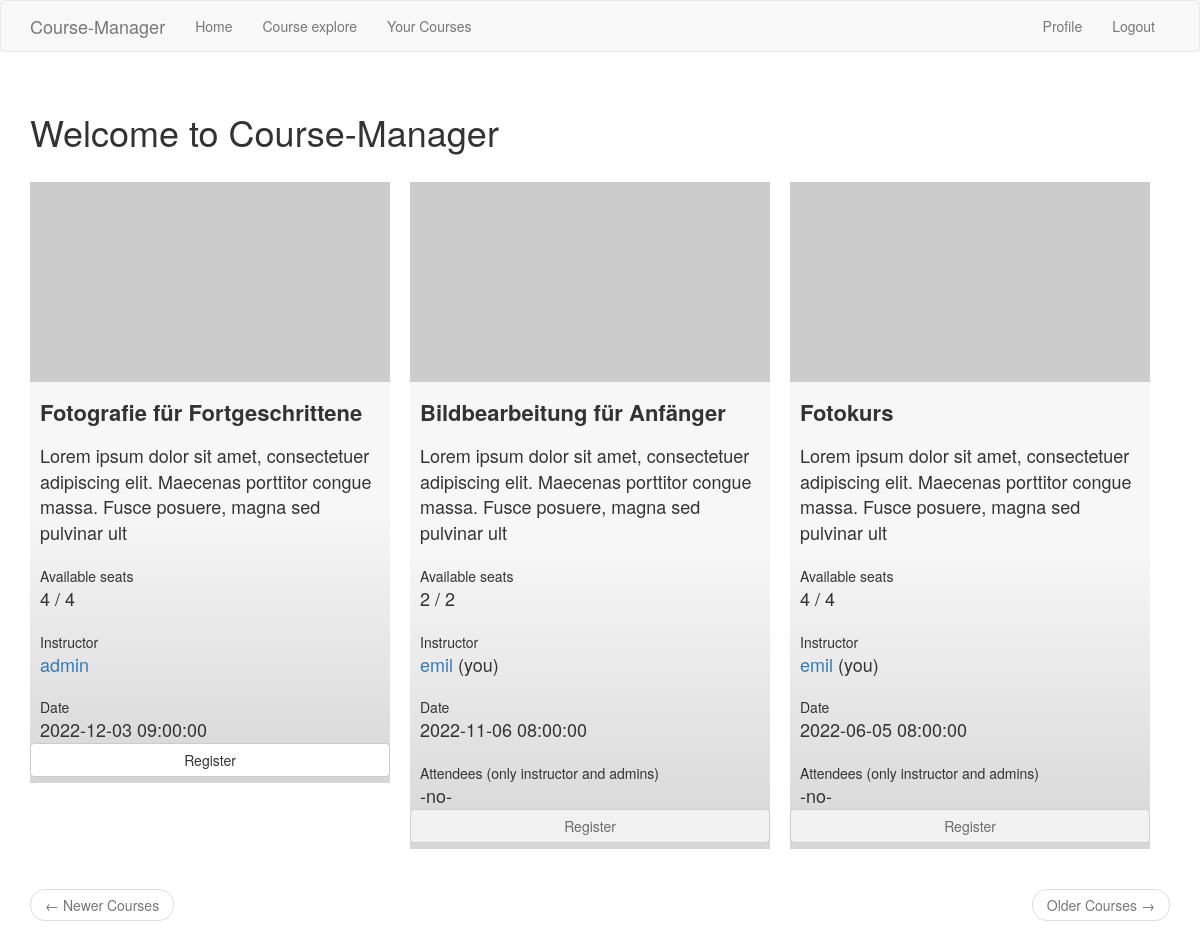
The page /index (signed in) on the database its author committed.
### app/models.py (models this page shows, shortened)
class Course(db.Model):
    id = db.Column(db.Integer, primary_key=True)
    title = db.Column(db.String(64))
    description = db.Column(db.String(128))
    seats = db.Column(db.Integer)
    date = db.Column(db.DateTime, default=datetime.utcnow)
    visible = db.Column(db.Integer)
    instructor_id = db.Column(db.Integer, db.ForeignKey('user.id'))
    registrated = db.relationship(
        'User', secondary=attendees,
        primaryjoin=(attendees.c.course_id == id),
        secondaryjoin=(attendees.c.attendee_id == User.id),
        backref=db.backref('course_attendees', lazy='dynamic'), lazy='dynamic')
    def available_seats(self):
        return self.seats - self.registrated.count()
    def is_registered(self, user):
        return self.registrated.filter(
            attendees.c.course_id == self.id).filter(attendees.c.attendee_id == user.id).count() > 0
    def avatar(self, size):
        digest = md5(self.title.encode('utf-8')).hexdigest()
        return 'https://www.gravatar.com/avatar/{}?d=identicon&s={}'.format(
            digest, size)

class User(UserMixin, db.Model):
    id = db.Column(db.Integer, primary_key=True)
    username = db.Column(db.String(64), index=True, unique=True)
    email = db.Column(db.String(120), index=True, unique=True)
    password_hash = db.Column(db.String(128))
    courses = db.relationship('Course', backref='instructor', lazy='dynamic')
    about_me = db.Column(db.String(140))
    last_seen = db.Column(db.DateTime, default=datetime.utcnow)
    name = db.Column(db.String(128))
    address = db.Column(db.String(128))
    postalcode = db.Column(db.Integer)
    city = db.Column(db.String(128))
    role = db.Column(db.String(128))
    def registrated_courses(self):
        self.course_attendees
        return self.course_attendees.order_by(Course.date.desc())

### app/routes.py (the view)
@app.route('/', methods=['GET', 'POST'])
@app.route('/index', methods=['GET', 'POST'])
@login_required
def index():
    page = request.args.get('page', 1, type=int)
    courses = Course.query.filter_by(visible=1).order_by(Course.date.desc()).paginate(
        page, app.config['ITEMS_PER_PAGE'], False)
    next_url = url_for('courses', page=courses.next_num) \
        if courses.has_next else None
    prev_url = url_for('courses', page=courses.prev_num) \
        if courses.has_prev else None
    form = EmptyForm()
    return render_template('index.html', title='Welcome to Course-Manager', courses=courses.items,
                           next_url=next_url, prev_url=prev_url, form=form)

### app/forms.py
class EmptyForm(FlaskForm):
    submit = SubmitField('Submit')

### app/models.py (called while the page is built)
@login.user_loader
def load_user(id):
    return User.query.get(int(id))

### app/routes.py (called while the page is built)
@app.before_request
def before_request():
    if current_user.is_authenticated:
        current_user.last_seen = datetime.utcnow()
        db.session.commit()

### app/templates/index.html
{% extends "base.html" %}
{% import 'bootstrap/wtf.html' as wtf %}
{% block app_content %}
    <h1 class="mgFlexFullWidth">{{ title }}</h1>
    {% for course in courses %}
        {% include '_course.html' %}
    {% endfor %}
   <nav aria-label="..." class="mgFlexFullWidth">
        <ul class="pager">
            <li class="previous{% if not prev_url %} disabled{% endif %}">
                <a href="{{ prev_url or '#' }}">
                    <span aria-hidden="true">&larr;</span> Newer Courses
                </a>
            </li>
            <li class="next{% if not next_url %} disabled{% endif %}">
                <a href="{{ next_url or '#' }}">
                    Older Courses <span aria-hidden="true">&rarr;</span>
                </a>
            </li>
        </ul>
    </nav>
{% endblock %}

### app/templates/_course.html (shortened to what this page needs)
    <div class="mgFlexItem">
        <div class="avatar">
            <img  src="{{ course.avatar(70) }}" />
        </div>
        <div class="title">{{ course.title }}</div>
            <div class="text">{{ course.description }}</div>
            <br>
            <div class="litleTitle">Available seats</div>
            <div class="text">{{ course.available_seats() }} / {{ course.seats }}</div>
            <br>
            <div class="litleTitle">Instructor</div>
            <div class="text">
                <a href="{{ url_for('user', username=course.instructor.username) }}">
                    {{ course.instructor.username }}
                </a>
                {% if course.instructor_id == current_user.id %}
                    (you)
                {% endif %}
            </div>
            <br>
            <div class="litleTitle">Date</div>
            <div class="text">
            {{ course.date }}
            {% if current_user.role == "admin" or course.instructor_id == current_user.id %}
            </div>
            <br>
            <div class="litleTitle">Attendees (only instructor and admins)</div>
            <div class="text">
                {% if course.registrated.count() == 0 %}
                <div>-no-</div>
                {% endif %}
            {% endif %}
            </div>
        <div style="display: flex; flex-direction: row;">
            {% if course.is_registered(current_user) %}
            <form action="{{ url_for('unregister_course', course_id=course.id) }}" method="post" style="width:100%;">
                {{ form.hidden_tag() }}
                {{ form.submit(value='Unregister', class_='btn btn-default', style='width:100%; margin-bottom: 6px;') }}
            </form>
            {% else %}
            <form action="{{ url_for('register_course', course_id=course.id) }}" method="post" style="width:100%;">
                {% if course.available_seats() <= 0 or course.instructor_id == current_user.id %}
                    {{ form.submit(value='Register', class_='btn btn-default', style='width:100%; margin-bottom: 6px;', disabled='true', title='there are no seats available or you are the instructor!') }}
                {% else %}
                    {{ form.submit(value='Register', class_='btn btn-default', style='width:100%; margin-bottom: 6px;') }}
                {% endif %}
           </form>
            {% endif %}
        </div>
    </div>

### app/static/css/main.css (style rules this page uses)
.mgFlexItem { flex: 1 1; min-width: 300px; max-width: 460px; background: linear-gradient(0deg, rgb(214, 214, 214) 0%, rgb(247, 247, 247) 46%); display: flex; flex-direction: column; }
.mgFlexItem>div>img { height: 200px; width: 100%; object-fit: cover; }
.mgFlexFullWidth { flex: 1 100%; }
@media all and (min-width: 1200px) { .mgFlexItem { flex: 1 360px; min-width: 360px; max-width: 360px; } }
.title { font-size: 22px; margin-top: 15px; margin-bottom: 15px; padding: 0px 10px; font-weight: bold; }
.text { font-size: 18px; padding: 0px 10px; }
.litleTitle { padding: 0px 10px; }

### rows shown on the page
Course: title "Fotografie für Fortgeschrittene", description "Lorem ipsum dolor sit amet, consectetuer adipiscing elit. Maecenas porttitor congue massa. Fusce posuere, magna sed pulvinar ult", available_seats "4", seats "4", instructor.username "admin", date "2022-12-03 09:00:00"
Course: title "Bildbearbeitung für Anfänger", description "Lorem ipsum dolor sit amet, consectetuer adipiscing elit. Maecenas porttitor congue massa. Fusce posuere, magna sed pulvinar ult", available_seats "2", seats "2", instructor.username "emil", shows "(you)", date "2022-11-06 08:00:00", shows "Attendees (only instructor and admins)", shows "-no-"
Course: title "Fotokurs", description "Lorem ipsum dolor sit amet, consectetuer adipiscing elit. Maecenas porttitor congue massa. Fusce posuere, magna sed pulvinar ult", available_seats "4", seats "4", instructor.username "emil", shows "(you)", date "2022-06-05 08:00:00", shows "Attendees (only instructor and admins)", shows "-no-"

### other values the page prints
{{ title }} "Welcome to Course-Manager"
